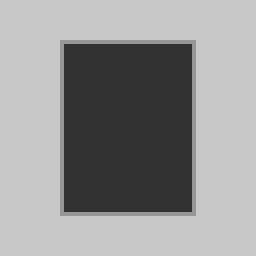
#> input picture cmpt-414/a2/testimages/block.tif, 64 x 64 px (shown 4 times larger)
$ python ght.py   (Python 2 division)
#> lines starting #> are read from the running program, lines starting #| are printed output that depends on the picture; after the words box and inside, x2 and y2 are one past the last pixel; in counts of white or black regions, pixels touching at a corner belong together
'''
CMPT 414 A2
Jackie Chan 301310345

Written for Python 2.7
'''

import cv2
import numpy as np
import os
from scipy import ndimage
from matplotlib import pyplot as plt

os.chdir('testimages')

def run_ght(template, test, temp_blur=1, ref_blur=3, scale=1, angles=[0],
    low_thresholds=(30,30), high_thresholds=(70,130), num_results=3, show_steps=False):

    # template: template image file name
    # test: test image file name
    # temp_blur: # of times to apply median filter to template image
    # ref_blur: # of times to apply median filter to test image
    # scale: multiplicative scale to match test image
    # angles: list of angles to rotate template
    # low_thresholds: tuple of Canny low thresholds for template image and test image, respectively
    # high_thresholds: tuple of Canny high thresholds for template image and test image, respectively
    # num_results: # of top results to display for each angle in angles
    # show_steps: for debugging purposes, toggles plots showing in between steps

#> called with template = 'block.tif', test = 'block.tif', temp_blur = 0, ref_blur = 0, scale = 1, low_thresholds = (30, 30), high_thresholds = (70, 130), num_results = 3
    output_folder = 'results'

    # Read grayscaled images
    temp_img = cv2.imread(template, 0)
#> temp_img is the input picture: shape (64, 64); min 50, max 200, mean 148.9
    ref_img = cv2.imread(test, 0)

    # Image preparation
    temp_med = temp_img
    ref_med = ref_img
    for k in range(temp_blur):
        temp_med = cv2.medianBlur(temp_med, 3)
    for k in range(ref_blur):
        ref_med = cv2.medianBlur(ref_med, 5)

    plt.gray()
    if show_steps:
        plt.subplot(1,2,1), plt.imshow(temp_img)
        plt.title("Original temp image")
        plt.subplot(1,2,2), plt.imshow(temp_med)
        plt.title("Median filtered temp image")
        plt.show()

    # Get template edges for each angle
    temps = []
    for a in angles:
        temp_edges = cv2.Canny(temp_med, low_thresholds[0], high_thresholds[0])
        temp_edges = ndimage.rotate(temp_edges, a)
        for i in range(temp_edges.shape[0]):
            for j in range(temp_edges.shape[1]):
                # print(temp_edges[i, j])
                if temp_edges[i, j] < 100:
                    temp_edges[i, j] = 0
                else:
                    temp_edges[i, j] = 255
        if show_steps:
            plt.imshow(temp_edges, cmap='gray')
            plt.title("Temp edges with rotated " + str(a))
            plt.show()
        temps.append(temp_edges)
#> this loop made 1 pass
#> pass 1, in run_ght, `temp_edges = cv2.Canny(temp_med, low_thresholds[0], high_thresholds[0])`:
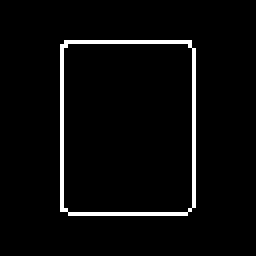
#> temp_edges: shape (64, 64) (shown 4 times larger); 3.6% white in thin lines or dots, all inside (x1, y1, x2, y2) = (15, 10, 49, 54)
#> after the loop, temps = 1 item

    # Model generation
    ref_point = (temp_edges.shape[0]/2, temp_edges.shape[1]/2)
#> ref_point = (32, 32)

    # Generate gradients
    all_temp_gradients = []
    for a in range(len(angles)):
        x_gradient = ndimage.filters.sobel(temps[a], axis=0, mode='constant')
        y_gradient = ndimage.filters.sobel(temps[a], axis=1, mode='constant')
        all_temp_gradients.append(np.arctan2(y_gradient, x_gradient)*360/np.pi)
#> this loop made 1 pass
#> pass 1, in run_ght, `y_gradient = ndimage.filters.sobel(temps[a], axis=1, mode='constant')`:
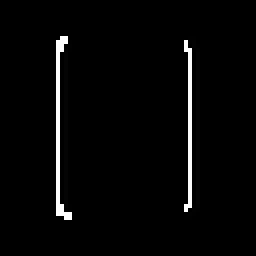
#> y_gradient: shape (64, 64) (shown 4 times larger); min 0, max 255, mean 6.4
#> after the loop, all_temp_gradients = 1 item

    # Create r table for each rotation angle
    r_tables = []
    for a in range(len(angles)):
        r_table = {}
        temp_edges = temps[a]
        temp_gradients = all_temp_gradients[a]
        # Calculate distances to boundaries from ref point
        for i in range(temp_edges.shape[0]):
            for j in range(temp_edges.shape[1]):
                if temp_edges[i, j] != 0:
                    grad = round(temp_gradients[i, j])
                    if not grad in r_table.keys():
                        r_table[grad] = []
                    xc = ref_point[0] - i
                    yc = ref_point[1] - j
                    r_table[grad].append((xc, yc))
                    # print(grad)

        r_tables.append(r_table)
#> this loop made 1 pass
#> pass 1, in run_ght, `temp_gradients = all_temp_gradients[a]`:
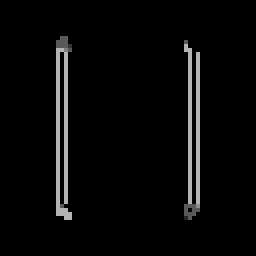
#> temp_gradients: shape (64, 64) float32 (shown 4 times larger); min 0, max 179.9, mean 7.9
#> after the loop, r_tables = 1 item
        # print(r_table.keys())


    # Fill accumulator matrix per r_table
    accumulators = []
    ref_edges = cv2.Canny(ref_med, low_thresholds[1], high_thresholds[1])
    if show_steps:
        plt.imshow(ref_edges, cmap='gray')
        plt.title("Ref image edges")
        plt.show()

    x_gradient = ndimage.filters.sobel(ref_edges, axis=0, mode='constant')
    y_gradient = ndimage.filters.sobel(ref_edges, axis=1, mode='constant')
    ref_gradients = np.arctan2(y_gradient, x_gradient)*360/np.pi

    for a in range(len(angles)):
        accum = np.zeros((ref_edges.shape[0], ref_edges.shape[1]))

        r_table = r_tables[a]
        for i in range(ref_edges.shape[0]):
            for j in range(ref_edges.shape[1]):
                grad = round(ref_gradients[i, j])
                if ref_edges[i, j] > 0 and grad in r_table.keys():
                    for ref in r_table[grad]:
                        a1, a2 = int(round(i+ref[0]*scale)), int(round(j+ref[1]*scale))
                        if a1 < accum.shape[0] and a2 < accum.shape[1]:
                            accum[a1, a2] += 1

        accumulators.append(accum)
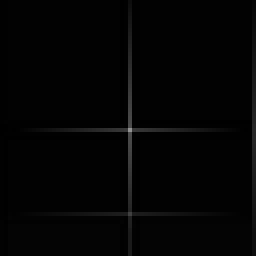
#> accum: shape (64, 64) float64 (shown 4 times larger); min 0, max 148, mean 3.7
#> after the loop, accumulators = 1 item

    x_max = []
    y_max = []
    for a in range(len(angles)):
        added = 0
        accum = accumulators[a]
        maxVal = np.amax(accum)

        # Print accumulator array around peak
        x = np.where(accum == maxVal)[0]
        y = np.where(accum == maxVal)[1]
        if len(x) > 1:
            x = x[0]
            y = y[0]
        x = int(x)
        y = int(y)
        A = accum[x-10:x+10, y-10:y+10]
        print(template, test, 'Angle: ' + str(angles[a]))
        for row in A:
            for val in row:
                if val:
                    print '{:4}'.format(int(val)),
                else:
                    print '   .',
            print

        while added < num_results and maxVal >= 15:
            x = np.where(accum == maxVal)[0]
            y = np.where(accum == maxVal)[1]
            if len(x) and len(y):
                for i in range(len(x)):
                    x_max.append(x[i])
                    y_max.append(y[i])
                    added += 1
                    if added >= num_results:
                        break
            maxVal -= 1
#> this loop made 1 pass
#> after the loop, x_max = [32, 31, 33]; y_max = [32, 32, 32]

    # plt.gray()
    plt.clf()

    fig = plt.figure(figsize=(16.0, 9.0))

    fig.add_subplot(1,3,1)
    plt.imshow(temp_img)
    plt.title('Template Image')

    fig.add_subplot(1,3,2)
    plt.imshow(accum, cmap='gray')
    plt.title('Accumulator Matrix')

    # ax = fig.add_subplot(1,2,2)
    ax = fig.add_subplot(1,3,3)
    plt.imshow(ref_img)
    plt.title('Test Image Detect')

    # Mark most likely detection spot
    for i in range(len(x_max)):
        circle = plt.Circle((y_max[i], x_max[i]), 20, color='y', fill=False)
        ax.add_patch(circle)
#> this loop made 3 passes

    if not os.path.exists(output_folder):
        os.makedirs(output_folder)

    result_file = template[:len(template)-4] + "_" + test[:len(test)-4] + '_result.png'
    plt.savefig(os.path.join(output_folder, result_file), bbox_inches='tight')
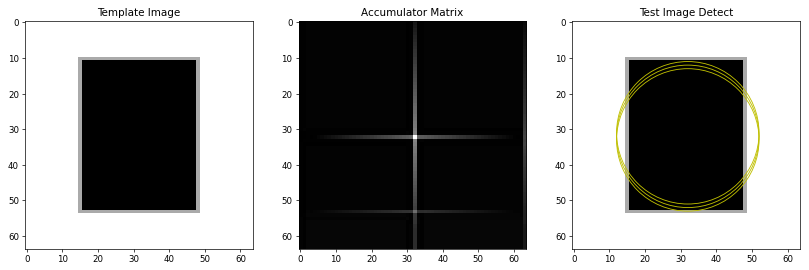
#> figure drawn by matplotlib, 3 panels
    plt.show()

    plt.clf()
    fig = plt.figure(figsize=(16.0, 9.0))

    for i in range(len(angles)):
        fig.add_subplot(1,len(angles)+1,i+1)
        plt.imshow(temps[i])
        t_string = 'Template Edge Map'
        if angles[i] != 0:
            t_string += ' Rotated ' + str(angles[i]) + ' Degrees'
        plt.title(t_string)

    fig.add_subplot(1, len(angles)+1, len(angles)+1)
    plt.imshow(ref_edges)
    plt.title('Test Image Edge Map')

    edge_file = template[:len(template)-4] + "_" + test[:len(test)-4] + '_edges.png'
    plt.savefig(os.path.join(output_folder, edge_file), bbox_inches='tight')
    # plt.show()


run_ght('block.tif', 'block.tif', ref_blur=0, temp_blur=0)
run_ght('template_elephant.png', 'animals.jpg', angles=[95])
#> call 2 of run_ght, with template = 'template_elephant.png', test = 'animals.jpg', temp_blur = 1, ref_blur = 3, scale = 1, low_thresholds = (30, 30), high_thresholds = (70, 130), num_results = 3
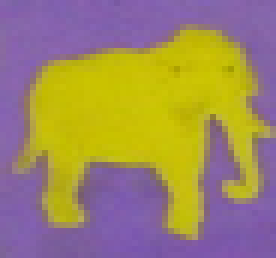
#> input picture cmpt-414/a2/testimages/template_elephant.png, 46 x 43 px (shown 6 times larger)
#> in run_ght (call 2), `temp_img = cv2.imread(template, 0)`:
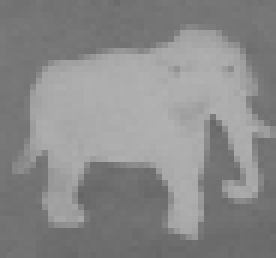
#> temp_img: shape (43, 46) (shown 6 times larger); min 101, max 177, mean 137.4
#> (the run stopped early here; a loop or call above may not have finished)
